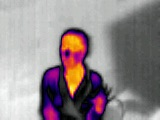
#> input picture data/image/IMG_12.JPEG, 160 x 120 px, found by its file name
$ python face_recognition.py   (Python 2 division)   (older library calls are emulated)
#> lines starting #> are read from the running program, lines starting #| are printed output that depends on the picture; after the words box and inside, x2 and y2 are one past the last pixel; in counts of white or black regions, pixels touching at a corner belong together
import os
import cv2
import numpy as np


# input image file path
image_dir = "./reference"
input_files = ['IMG_12.JPEG', 'IMG_15.JPEG', 'IMG_17.JPEG']

# open cv face recognition training set file
haarcascade_xml = 'haarcascade_frontalface_default.xml'
faceCascade = cv2.CascadeClassifier(haarcascade_xml)

for input_file in input_files:
    # loop over input image files

    # read a jpeg file and store data in bgr array
    file_path = os.path.join(image_dir, input_file)
    image = cv2.imread(file_path)
#> image is the input picture: shape (120, 160, 3); mean B, G, R 138.6, 135.2, 146.1
    height, width = image.shape[:2]
#> height = 120; width = 160
    # image data to resize a face image to original image size
    square = height if width > height else width
#> square = 120
    # gray = cv2.cvtColor(image, cv2.COLOR_BGR2GRAY)

    for scale in np.arange(1.01, 1.1, 0.01):
        # try different parameters over files.
        # stop trying other parameters when it finds a face

        faces = faceCascade.detectMultiScale(
            image,
            scaleFactor=scale,
            minNeighbors=1,
            minSize=(5, 5),
            flags=cv2.cv.CV_HAAR_SCALE_IMAGE
        )

        # assume that there is only one face
        if len(faces) == 1:

            # show original image
            cv2.imshow("Face", image)
            cv2.waitKey(0)
            print "file: {0}, scale: {1}, faces: {2}".format(file_path, scale, len(faces))
            print "hit the space on the picture."

            # mark face by green rectangle
            (x, y, w, h) = faces[0]
            orig_face=image[y:y+h, x:x+w]
            rectangled = image
            cv2.rectangle(rectangled, (x, y), (x+w, y+h), (0, 255, 0), 2)
            cv2.imshow("Face", rectangled)
            cv2.waitKey(0)

            # To make all faces have same size, we resize the face image as big as the original image size
            res = cv2.resize(orig_face,(square, square), interpolation = cv2.INTER_CUBIC)
            cv2.imshow("Face", res)
            cv2.waitKey(0)
            break
#> this loop made 5 passes
#> (x, y, w, h) on pass 5: (45, 14, 54, 54)
#| file: ./reference/IMG_12.JPEG, scale: 1.05, faces: 1
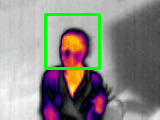
#> image: shape (120, 160, 3); 3.35% of pixels changed, all inside (x1, y1, x2, y2) = (44, 13, 101, 70)
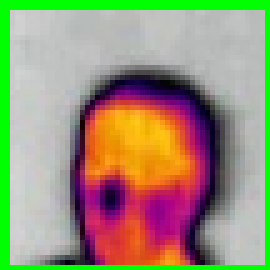
#> orig_face: shape (54, 54, 3) (shown 5 times larger); mean B, G, R 119, 148, 154
#> (the run stopped early here; a loop or call above may not have finished)
